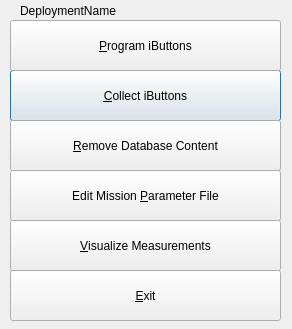
<?xml version="1.0" encoding="UTF-8"?>
<ui version="4.0">
 <class>IAssistClass</class>
 <widget class="QDialog" name="IAssistClass">
  <property name="windowModality">
   <enum>Qt::NonModal</enum>
  </property>
  <property name="enabled">
   <bool>true</bool>
  </property>
  <property name="geometry">
   <rect>
    <x>0</x>
    <y>0</y>
    <width>292</width>
    <height>329</height>
   </rect>
  </property>
  <property name="sizePolicy">
   <sizepolicy hsizetype="Fixed" vsizetype="Fixed">
    <horstretch>0</horstretch>
    <verstretch>0</verstretch>
   </sizepolicy>
  </property>
  <property name="windowTitle">
   <string>iAssist</string>
  </property>
  <property name="autoFillBackground">
   <bool>false</bool>
  </property>
  <widget class="QPushButton" name="btnCollect">
   <property name="enabled">
    <bool>true</bool>
   </property>
   <property name="geometry">
    <rect>
     <x>10</x>
     <y>70</y>
     <width>271</width>
     <height>51</height>
    </rect>
   </property>
   <property name="focusPolicy">
    <enum>Qt::StrongFocus</enum>
   </property>
   <property name="text">
    <string>&amp;Collect iButtons</string>
   </property>
  </widget>
  <widget class="QPushButton" name="btnProgram">
   <property name="enabled">
    <bool>true</bool>
   </property>
   <property name="geometry">
    <rect>
     <x>10</x>
     <y>20</y>
     <width>271</width>
     <height>51</height>
    </rect>
   </property>
   <property name="focusPolicy">
    <enum>Qt::StrongFocus</enum>
   </property>
   <property name="text">
    <string>&amp;Program iButtons</string>
   </property>
  </widget>
  <widget class="QPushButton" name="btnMissionParameter">
   <property name="enabled">
    <bool>true</bool>
   </property>
   <property name="geometry">
    <rect>
     <x>10</x>
     <y>170</y>
     <width>271</width>
     <height>51</height>
    </rect>
   </property>
   <property name="focusPolicy">
    <enum>Qt::StrongFocus</enum>
   </property>
   <property name="text">
    <string>Edit Mission &amp;Parameter File</string>
   </property>
  </widget>
  <widget class="QPushButton" name="btnExit">
   <property name="geometry">
    <rect>
     <x>10</x>
     <y>270</y>
     <width>271</width>
     <height>51</height>
    </rect>
   </property>
   <property name="focusPolicy">
    <enum>Qt::StrongFocus</enum>
   </property>
   <property name="text">
    <string>&amp;Exit</string>
   </property>
  </widget>
  <widget class="QPushButton" name="btnRemoveDbCont">
   <property name="enabled">
    <bool>true</bool>
   </property>
   <property name="geometry">
    <rect>
     <x>10</x>
     <y>120</y>
     <width>271</width>
     <height>51</height>
    </rect>
   </property>
   <property name="focusPolicy">
    <enum>Qt::StrongFocus</enum>
   </property>
   <property name="text">
    <string>&amp;Remove Database Content</string>
   </property>
  </widget>
  <widget class="QPushButton" name="btnDataPlot">
   <property name="enabled">
    <bool>true</bool>
   </property>
   <property name="geometry">
    <rect>
     <x>10</x>
     <y>220</y>
     <width>271</width>
     <height>51</height>
    </rect>
   </property>
   <property name="focusPolicy">
    <enum>Qt::StrongFocus</enum>
   </property>
   <property name="text">
    <string>&amp;Visualize Measurements</string>
   </property>
  </widget>
  <widget class="QLabel" name="txtDeploymentName">
   <property name="geometry">
    <rect>
     <x>20</x>
     <y>3</y>
     <width>221</width>
     <height>16</height>
    </rect>
   </property>
   <property name="text">
    <string>DeploymentName</string>
   </property>
  </widget>
 </widget>
 <layoutdefault spacing="6" margin="11"/>
 <tabstops>
  <tabstop>btnProgram</tabstop>
  <tabstop>btnCollect</tabstop>
  <tabstop>btnRemoveDbCont</tabstop>
  <tabstop>btnMissionParameter</tabstop>
  <tabstop>btnExit</tabstop>
 </tabstops>
 <resources/>
 <connections/>
</ui>
